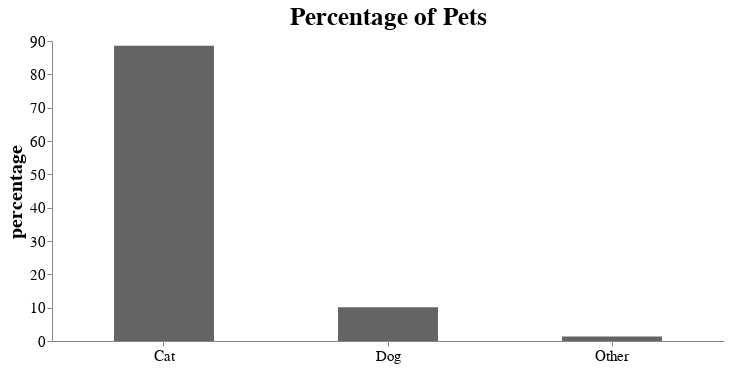

The notebook cell this image was saved under:
### Code cell
import altair as alt


scale = alt.Scale(range=['#f77f00', '#fcbf49','#eae2b7'])

chart = alt.Chart(df).mark_bar(size=100,color=color).encode(
    x=alt.X('pet',axis=alt.Axis(labelAngle=0, title='')),
    y=alt.Y('percentage'),

).properties(width=width, height=height, title='Percentage of Pets')

configure_layout(chart)

### Figure 1 — Vega-Lite specification as saved in the notebook (floating-point values rounded to 4 significant figures)
{"config": {"view": {"continuousWidth": 300, "continuousHeight": 300, "strokeWidth": 0}, "axis": {"grid": false, "labelFontSize": 15, "titleFontSize": 20}, "title": {"fontSize": 25}}, "data": {"name": "data-6a77b92cd2438c485b88c059ddf09442"}, "mark": {"type": "bar", "color": "#636466", "size": 100}, "encoding": {"x": {"axis": {"labelAngle": 0, "title": ""}, "field": "pet", "type": "nominal"}, "y": {"field": "percentage", "type": "quantitative"}}, "height": 300, "title": "Percentage of Pets", "width": 672, "$schema": "https://vega.github.io/schema/vega-lite/v5.8.0.json", "datasets": {"data-6a77b92cd2438c485b88c059ddf09442": [{"pet": "Cat", "number_of_participants": 1138, "percentage": 88.56, "number_of_advertised_sites": 150}, {"pet": "Dog", "number_of_participants": 130, "percentage": 10.12, "number_of_advertised_sites": 28}, {"pet": "Other", "number_of_participants": 17, "percentage": 1.323, "number_of_advertised_sites": 147}]}}
